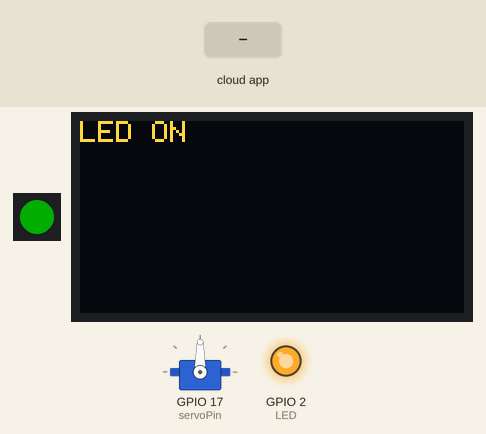
Recording of a sketch running on a simulated ESP32. Shown: 1 RGB LEDs in strip order, left to right, 128×64 one-colour display, servo, output pins drawn as LEDs (lit = HIGH). Inputs (shaded band) come from the test bench. Dim RGB values are drawn brighter than linear; the OLED is the two-colour kind (top 16 rows yellow); WiFi joins after 1.5 s; servers stay silent unless stated; the Firebase database answers and starts empty; what the sketch prints to the serial monitor is not drawn.

Above: at 3.9 s.
4.0 s: the phone or cloud app sets updateOTA to 1
At 4.8 s:
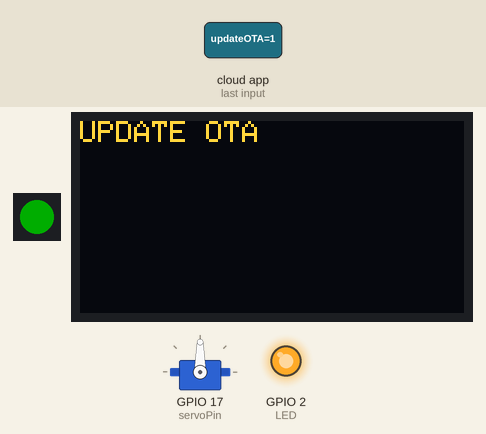
At 5.7 s:
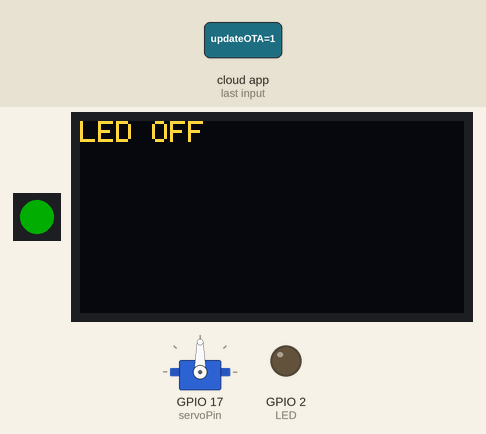
6.4 s: the phone or cloud app sets updateOTA to 1
At 6.9 s:
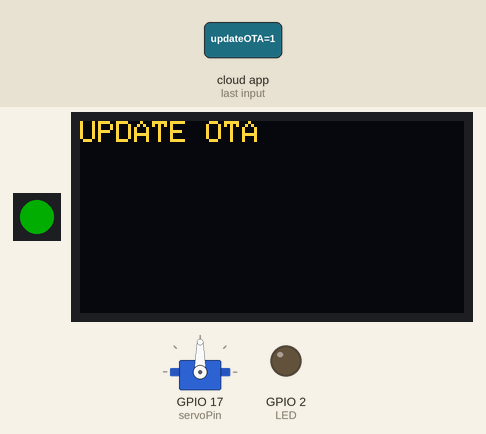
Timing chart, 0 to 14.9 s (numbered marks = the images above; inputs shaded):
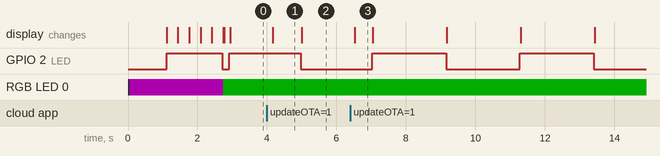

The sketch:

duc.ino
```cpp
#include <Wire.h>
#include <FirebaseESP32.h>
#include <WiFi.h>
#include <Adafruit_NeoPixel.h>
#include <Adafruit_GFX.h>
#include <Adafruit_Sensor.h>
#include <Adafruit_SSD1306.h>
#include <HTTPClient.h>
#include <Update.h>
#include <Adafruit_BME280.h>
#include <ESP32Servo.h>

const char* ssid = "DUC";
const char* pass = "14042004";
#define LED_COUNT 1
#define LED_RGB 9
Adafruit_NeoPixel led(LED_COUNT, LED_RGB, NEO_GRB + NEO_KHZ800);

#define LED 2

Servo myservo;
#define servoPin 17

TwoWire I2C_BME = TwoWire(0);
TwoWire I2C_OLED = TwoWire(1);

#define i2c_Address 0x3c
#define SCREEN_WIDTH 128
#define SCREEN_HEIGHT 64
#define OLED_RESET -1
Adafruit_SSD1306 display = Adafruit_SSD1306(SCREEN_WIDTH, SCREEN_HEIGHT, &I2C_OLED, OLED_RESET);

Adafruit_BME280 bme;

const char* firmwareUrl = "https://raw.githubusercontent.com/Duczzzz/testOTA/main/firmware_duc.ino.bin";

#define DATABASE_URL "https://doantn-885dc-default-rtdb.firebaseio.com/"
#define DATABASE_SECRET "rPb2lv5DjHze997hD9pxnzTzWJsir4wwdP1poStt"
FirebaseData fbdo;
FirebaseAuth auth;
FirebaseConfig config;

int checkupdate = 0;
int demwf = 0;
void getupdate()
{
    display.setTextColor(SSD1306_WHITE);
    Firebase.setInt(fbdo, "/users/duc/updateOTA",0);
    Serial.print("Firmware URL: ");
    Serial.println(firmwareUrl);
    HTTPClient http;
    http.begin(firmwareUrl);
    int httpCode = http.GET();

    if (httpCode == HTTP_CODE_OK)
    {
      WiFiClient& client = http.getStream();
      int firmwareSize = http.getSize();
      display.clearDisplay();
      display.setTextSize(1);
      Serial.print("Firmware Size: ");
      Serial.println(firmwareSize);
      display.setCursor(0, 0);
      display.printf("Size: %d",firmwareSize);
      display.display();
      if (Update.begin(firmwareSize))
      {
          Update.onProgress([](size_t current, size_t total) {
              int percent = (current * 100) / total;

              Serial.printf("OTA %d%%\n", percent);

              display.clearDisplay();
              display.setCursor(0,0);
              display.print("Updating");
              display.setCursor(0,20);
              display.print(percent);
              display.print("%");
              display.drawRect(0, 30, 120, 10, SSD1306_WHITE);
              display.fillRect(2,32,(percent * 116) / 100,6,SSD1306_WHITE);
              display.display();
          });
          size_t written = Update.writeStream(client);
          display.clearDisplay();
      if (written == Update.size()) {
        Serial.println("Update ghi du du lieu.");
        if (Update.end()) {
          if (Update.isFinished()) {
            Serial.println("Update thanh cong. Dang khoi dong lai...");
            display.clearDisplay();
            display.setCursor(0, 10);
            display.print("Update thanh cong");
            display.setCursor(0, 30);
            display.print("Rebooting...");
            display.display();
            delay(1000);
            ESP.restart();
          } else {
            Serial.println("Update chua hoan tat!");
          }
        } else {
          Serial.print("Update failed: ");
          Serial.println(Update.errorString());
        }
      } else {
        Serial.println("Ghi firmware bi thieu du lieu!");
      }
    } else {
      Serial.println("Khong the bat dau OTA!");
    }
    }else {
      Serial.print("Tai firmware that bai. HTTP code: ");
      Serial.println(httpCode);
    }
    http.end();
}

void setup() {
    I2C_BME.begin(8,18);
    I2C_OLED.begin(13,12);
    led.begin();
    led.setBrightness(50);
    led.setPixelColor(0, led.Color(255, 0, 255));
    led.show();
    if (!display.begin(SSD1306_SWITCHCAPVCC, i2c_Address)) {
        led.setPixelColor(0, led.Color(255, 0, 0));
        led.show();
        Serial.println("OLED fail!");
        while (1);
    }
    ESP32PWM::allocateTimer(0);
    ESP32PWM::allocateTimer(1);
    ESP32PWM::allocateTimer(2);
    ESP32PWM::allocateTimer(3);
    myservo.setPeriodHertz(50);
    myservo.attach(servoPin, 1000, 2000);
    display.clearDisplay();
    display.setCursor(25, 30);
    display.print("NUKEDASHBOARD");
    if (!bme.begin(0x76,&I2C_BME)) {
        display.clearDisplay();
        Serial.println("Không tìm thấy BME280!");
        display.setCursor(0, 0);
        display.printf("Khong tim thay BME280!");
        display.display();
        led.setPixelColor(0, led.Color(255, 0, 0));
        led.show();
        while (1);
    }
    display.setTextSize(1);
    display.setTextColor(SSD1306_WHITE);
    display.display();
    delay(1000);
    pinMode(LED,OUTPUT);
    digitalWrite(LED,0);
    Serial.begin(115200);
    Serial.println("He thong dang khoi dong...");
    display.display();
    display.clearDisplay();
    WiFi.begin(ssid,pass);
    while (WiFi.status() != WL_CONNECTED) {
        led.setPixelColor(0, led.Color(255, 0, 255));
        led.show();
        Serial.println("dang khoi dong WiFi...");
        display.setCursor(10,0);
        display.print("Dang ket noi WiFi");
        display.setCursor(0,20);
        display.printf("SSID: %s",ssid);
        if(demwf < 80) {
            display.setCursor(demwf,30);
            display.print(".");
            Serial.println(".");
        }
        else if(demwf > 80) {
            display.clearDisplay();
            demwf = 0;
        }
        demwf+=5;
        display.display();
        digitalWrite(LED,1);
        delay(300);
    }
    digitalWrite(LED,0);
    Serial.printf("Firebase Client v%s\n", FIREBASE_CLIENT_VERSION);
    config.database_url = DATABASE_URL;
    config.signer.tokens.legacy_token = DATABASE_SECRET;
    Firebase.reconnectWiFi(true);
    fbdo.setBSSLBufferSize(512, 512);
    Firebase.begin(&config, &auth);
    led.setPixelColor(0, led.Color(0, 255, 0));
    led.show();
    display.clearDisplay();
    display.display();
    digitalWrite(LED,0);
    display.clearDisplay();
    display.setCursor(0,0);
    display.print("LED OFF");
    display.display();
}

void loop() {
    if(Firebase.getInt(fbdo, "/users/duc/updateOTA")) checkupdate = fbdo.intData();
    if(checkupdate == 1) {
        display.clearDisplay();
        display.setTextSize(1);
        display.setCursor(0, 0);
        display.print("UPDATE OTA");
        display.display();
        getupdate();
    }
    static unsigned long lastToggle = 0;
    static bool ledState = false;
    unsigned long now = millis();
    if (now - lastToggle >= 2000) {
        ledState = !ledState;
        digitalWrite(LED, ledState ? HIGH : LOW);
        display.clearDisplay();
        display.setCursor(0,0);
        display.print(ledState ? "LED ON" : "LED OFF");
        display.display();
        lastToggle = now;
    }
}
```

Measured:
- after the input at 4.0 s, the display: changes after 0.17 s (image 1)
- after the input at 6.4 s, the display: changes after 0.12 s (image 3)
- by itself, GPIO 2 (LED): alternates HIGH for 2.1 s and LOW for 2.1 s
- what the display in image 1 shows lasts 0.8 s, from 4.2 s to 5.0 s
- what the display in image 3 shows lasts 0.6 s, from 6.5 s to 7.1 s
